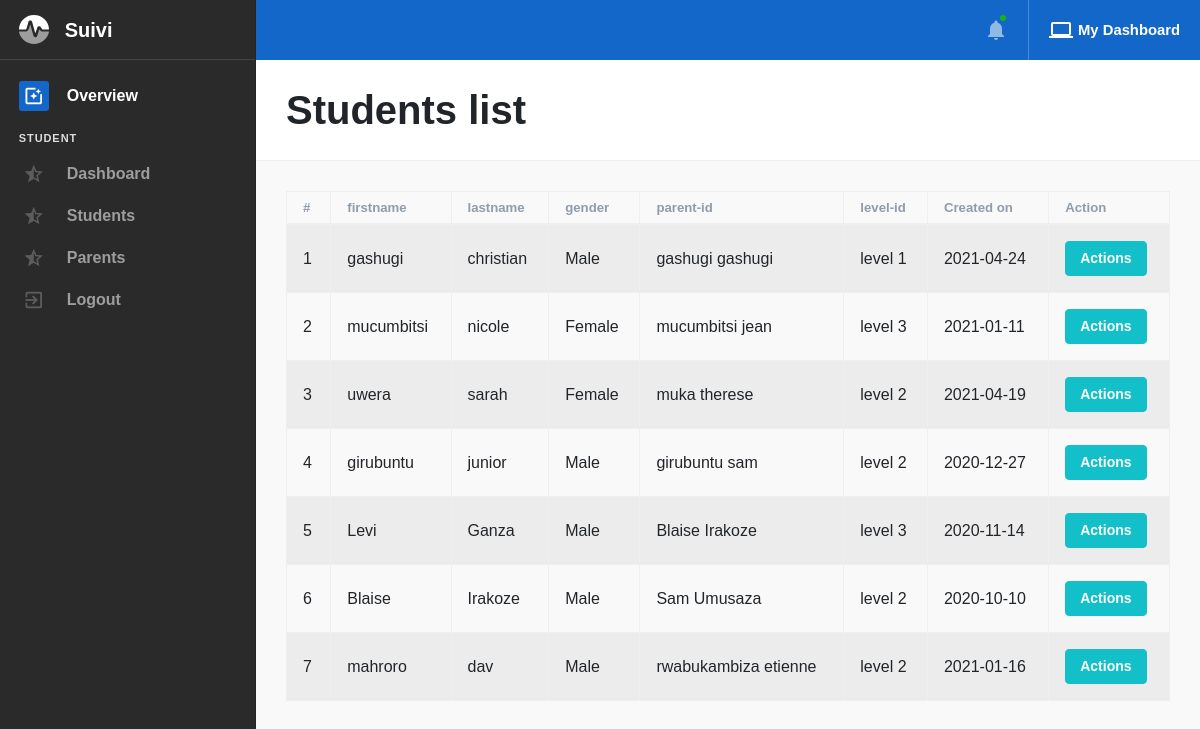
Page /student-list.php (signed in) on the committed database.
### tables this page shows
CREATE TABLE `level` (
  `id` varchar(200) NOT NULL,
  `name` varchar(45) NOT NULL,
  `created_on` date NOT NULL,
  `deleted` varchar(10) NOT NULL
);

CREATE TABLE `student` (
  `id` varchar(200) NOT NULL,
  `firstname` varchar(45) DEFAULT NULL,
  `lastname` varchar(45) DEFAULT NULL,
  `gender` varchar(45) DEFAULT NULL,
  `parent_id` varchar(200) DEFAULT NULL,
  `level_id` varchar(200) DEFAULT NULL,
  `created_on` date DEFAULT NULL,
  `deleted` char(45) DEFAULT NULL
);

CREATE TABLE `parent` (
  `id` varchar(200) NOT NULL,
  `firstname` varchar(45) DEFAULT NULL,
  `lastname` varchar(45) DEFAULT NULL,
  `gender` varchar(10) NOT NULL,
  `phone` char(45) DEFAULT NULL,
  `email` varchar(45) DEFAULT NULL,
  `created_on` date DEFAULT NULL,
  `deleted` char(45) DEFAULT NULL
);

### student-list.php (the view, shortened to what this page needs)
<!DOCTYPE html>
<html lang="en" dir="ltr">
<head>
    <link type="text/css" href="assets/vendor/perfect-scrollbar.css" rel="stylesheet">
    <link type="text/css" href="assets/css/app.css" rel="stylesheet">
    <link type="text/css" href="assets/css/app.rtl.css" rel="stylesheet">
    <link type="text/css" href="assets/css/vendor-material-icons.css" rel="stylesheet">
    <link type="text/css" href="assets/css/vendor-material-icons.rtl.css" rel="stylesheet">
    <link type="text/css" href="assets/css/vendor-fontawesome-free.css" rel="stylesheet">
    <link type="text/css" href="assets/css/vendor-fontawesome-free.rtl.css" rel="stylesheet">
    <link type="text/css" href="assets/css/vendor-ion-rangeslider.css" rel="stylesheet">
    <link type="text/css" href="assets/css/vendor-ion-rangeslider.rtl.css" rel="stylesheet">
    <link rel="stylesheet" href="https://cdnjs.cloudflare.com/ajax/libs/twitter-bootstrap/4.5.2/css/bootstrap.css">
    <link rel="stylesheet" href="https://cdn.datatables.net/1.10.22/css/dataTables.bootstrap4.min.css">
    <link type="text/css" href="assets/css/vendor-flatpickr.css" rel="stylesheet">
    <link type="text/css" href="assets/css/vendor-flatpickr.rtl.css" rel="stylesheet">
    <link type="text/css" href="assets/css/vendor-flatpickr-airbnb.css" rel="stylesheet">
    <link type="text/css" href="assets/css/vendor-flatpickr-airbnb.rtl.css" rel="stylesheet">
    <link type="text/css" href="assets/vendor/jqvmap/jqvmap.min.css" rel="stylesheet">
</head>
<body class="layout-default">
    <div class="mdk-drawer-layout js-mdk-drawer-layout" data-push data-responsive-width="992px" data-fullbleed>
        <div class="mdk-drawer-layout__content">
            <?php include('includes/header.php'); ?>
            <div class="mdk-header-layout__content mdk-header-layout__content--fullbleed mdk-header-layout__content--scrollable page"
                style="padding-top: 60px;">
                <div class="page__heading">
                    <div class="container-fluid page__container">
                        <div class="row">
                            <div class="col col-md-6"><h1 class="mb-0">Students list</h1></div>
                        </div>
                    </div>
                </div>
                <div class="bg-white border-bottom mb-3">
                </div>
                <div class="container-fluid page__container">
                    <div class="tab-content">
                        <div class="tab-pane active show fade" id="activity_all">
                            <table id="example" class="table table-striped table-bordered" style="width:100%">
                                        <thead>
                                            <tr>
                                                <th>#</th>
                                                <th>firstname</th>
                                                <th>lastname</th>
                                                <th>gender</th>
                                                <th>parent-id</th>
                                                <th>level-id</th>
                                                <th>Created on</th>
                                                <th>Action</th>
                                            </tr>
                                        </thead>
                                        <tbody>
                                        <?php
                                            $no=0;
											$query = "SELECT * FROM student WHERE deleted != 'yes'";
											$query = $conn->query($query);
												while($row = $query->fetch_assoc()){
                                                    $no++;
                                                    $parentId = $row['parent_id'];
                                                    $levelId = $row['level_id'];
                                                    $queryParent = "SELECT * FROM parent WHERE id='$parentId' AND deleted != 'yes'";
                                                    $queryParent = $conn->query($queryParent);
                                                        while($rowParent = $queryParent->fetch_assoc()){
                                                            $queryLevel = "SELECT * FROM level WHERE id='$levelId' AND deleted != 'yes'";
                                                            $queryLevel = $conn->query($queryLevel);
                                                                while($rowLevel = $queryLevel->fetch_assoc()){
										?>
                                            <tr>
                                                <td><?php echo $no; ?></td>
                                                <td><?php echo $row['firstname']; ?></td>
                                                <td><?php echo $row['lastname']; ?></td>
                                                <td><?php echo $row['gender']; ?></td>
                                                <td><?php echo $rowParent['firstname']. ' '. $rowParent['lastname']; ?></td>
                                                <td><?php echo $rowLevel['name']; ?></td>
                                                <td><?php echo $row['created_on']; ?></td>
                                                <td><a class="btn btn-info" href="student-all-actions.php?student-id=<?php echo $row['id']; ?>">Actions</a></td>
                                            </tr>
                                            <?php }}} ?>
                                        </tbody>
                                    </table>
                        </div>
                    </div>
                </div>
            </div>
        </div>
    </div>
    <?php include('includes/left-bar.php'); ?>
    </div>
</body>
</html>

### rows in the picture
student: firstname "gashugi", lastname "christian", gender "Male", created_on "2021-04-24"
parent: firstname "gashugi", lastname "gashugi"
level: name "level 1"
student: firstname "mucumbitsi", lastname "nicole", gender "Female", created_on "2021-01-11"
parent: firstname "mucumbitsi", lastname "jean"
level: name "level 3"
student: firstname "uwera", lastname "sarah", gender "Female", created_on "2021-04-19"
parent: firstname "muka", lastname "therese"
level: name "level 2"
student: firstname "girubuntu", lastname "junior", gender "Male", created_on "2020-12-27"
parent: firstname "girubuntu", lastname "sam"
student: firstname "Levi", lastname "Ganza", gender "Male", created_on "2020-11-14"
parent: firstname "Blaise", lastname "Irakoze"
student: firstname "Blaise", lastname "Irakoze", gender "Male", created_on "2020-10-10"
parent: firstname "Sam", lastname "Umusaza"
student: firstname "mahroro", lastname "dav", gender "Male", created_on "2021-01-16"
parent: firstname "rwabukambiza", lastname "etienne"
